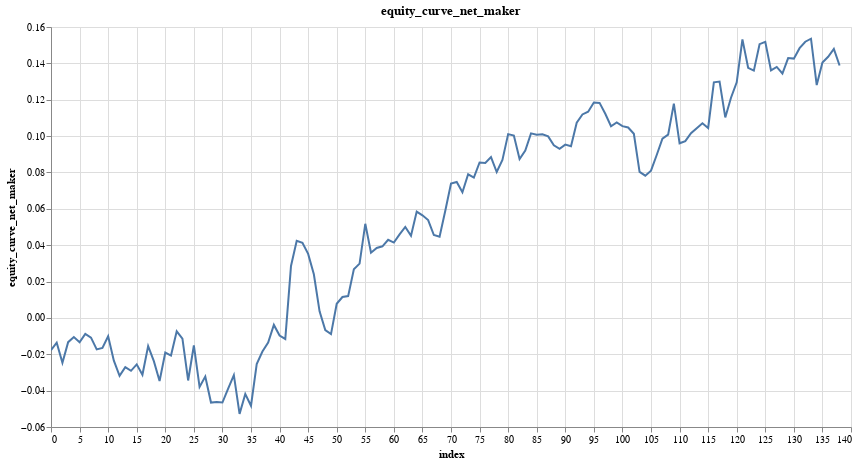

Notebook cell for this chart:
### Code cell
research.plot_column(test_trades, 'equity_curve_net_maker')

### Figure 1 — Vega-Lite specification as saved in the notebook (floating-point values rounded to 4 significant figures; data arrays with more than 128 entries replaced by an {"elided": "..."} marker saying what was removed)
{"config": {"view": {"continuousWidth": 300, "continuousHeight": 300}}, "data": {"name": "data-6daabe40b00966ec1f5f9237039fe092"}, "mark": {"type": "line", "tooltip": true}, "encoding": {"x": {"field": "index", "type": "quantitative"}, "y": {"field": "equity_curve_net_maker", "type": "quantitative"}}, "height": 400, "params": [{"name": "param_4", "select": {"type": "interval", "encodings": ["x", "y"]}, "bind": "scales"}], "title": "equity_curve_net_maker", "width": 800, "$schema": "https://vega.github.io/schema/vega-lite/v5.20.1.json", "datasets": {"data-6daabe40b00966ec1f5f9237039fe092": {"elided": "139 records"}}}
